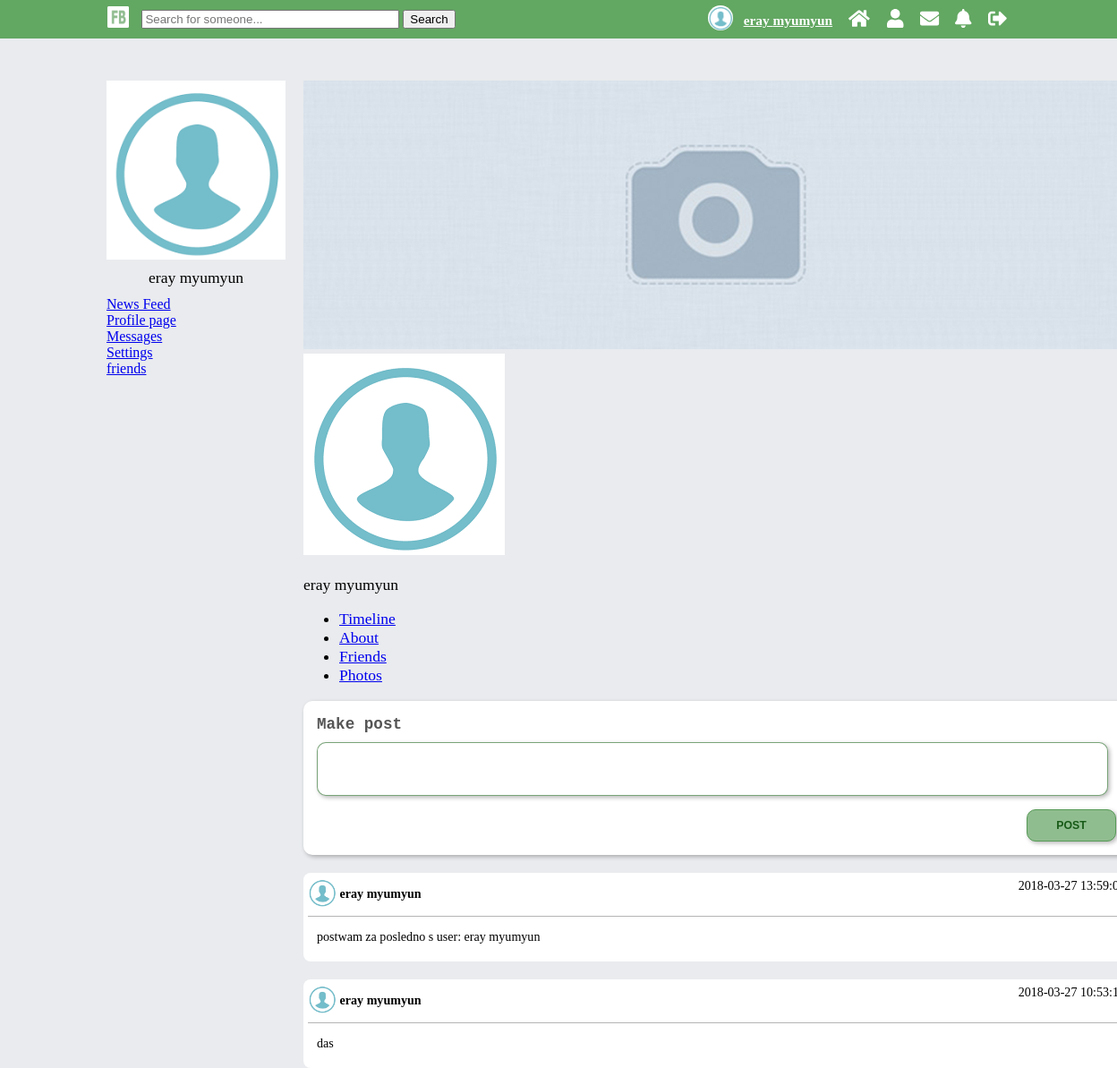
/V2.0/view/profile.php?id=4 (signed in), run on the app's committed database.
### tables this page shows
CREATE TABLE `users` (
  `id` int(11) NOT NULL,
  `first_name` varchar(45) DEFAULT NULL,
  `last_name` varchar(45) DEFAULT NULL,
  `email` varchar(100) NOT NULL,
  `password` varchar(150) NOT NULL,
  `reg_date` timestamp NOT NULL DEFAULT CURRENT_TIMESTAMP ON UPDATE CURRENT_TIMESTAMP,
  `gender` varchar(45) NOT NULL,
  `birthday` date NOT NULL,
  `relation_status` varchar(30) DEFAULT NULL,
  `profile_pic` varchar(200) NOT NULL,
  `profile_cover` varchar(200) NOT NULL
);

CREATE TABLE `posts` (
  `id` int(11) NOT NULL,
  `description` text NOT NULL,
  `create_date` timestamp NOT NULL DEFAULT CURRENT_TIMESTAMP ON UPDATE CURRENT_TIMESTAMP,
  `edit_date` datetime DEFAULT NULL,
  `user_id` int(11) NOT NULL
);

### V2.0/model/users_dao.php (called while the page is built, shortened)
<?php
function getUserInfo($user_id) {
    $pdo = $GLOBALS['pdo'];
    $statement = $pdo->prepare("SELECT profile_pic, profile_cover, id, first_name, last_name
                                FROM users
                                WHERE users.id = ?
                                ");
    $statement->execute(array($user_id));
    $result = $statement->fetch(PDO::FETCH_ASSOC);
    return $result;
}

### V2.0/model/posts_dao.php (called while the page is built, shortened)
<?php
function getOwnPosts($user_id) {
    $pdo = $GLOBALS['pdo'];
    $statement = $pdo->prepare("SELECT posts.id AS post_id, posts.description, posts.create_date, users.id AS user_id, users.first_name, users.last_name, users.profile_pic, users.profile_cover
                                FROM posts
                                JOIN users ON posts.user_id = users.id
                                WHERE users.id = ?
                                ORDER BY posts.create_date DESC;");
    $statement->execute(array($user_id));
    $result = $statement->fetchAll(PDO::FETCH_ASSOC);
    return $result;
}

### V2.0/view/profile.php (the view, shortened to what this page needs)
<?php
    require_once "../include/header.php";
    require_once  "../include/mainHeader.php";
?>
    <div id="left-col-grid">
        <div class="lwrap">
            <?php
                require_once  "../include/modules/leftProfileInfo.php";
                require_once  "../include/modules/leftNav.php";
            ?>
        </div>
    </div>
    <div id="content-grid">
        <div id="profileHolder">
            <div id="cover">
            <?php
                require_once "../model/users_dao.php";
                require_once "../model/posts_dao.php";
                if(isset($_GET['id'])){
                    $userIdInfo = getUserInfo(htmlentities($_GET['id']));
                    $profilePic = $userIdInfo["profile_pic"];
                    $profileCover = $userIdInfo["profile_cover"];
                    $userName = $userIdInfo["first_name"] . " " . $userIdInfo["last_name"];
                    $allPosts = getOwnPosts($_GET['id']);
                }
                else{
                    $profilePic = $_SESSION["logged"]["profile_pic"];
                    $profileCover = $_SESSION["logged"]["profile_cover"];
                    $allPosts = getOwnPosts($_SESSION["logged"]["id"]);
                }
            ?>
                <img  id="cover_img" src="<?php echo $profileCover; ?>" alt="user cover picture">
            </div>
            <?php
                if(isset($_GET["id"]) && $_GET["id"] != $_SESSION["logged"]["id"]){
                    ?>
                    <div id="userPictrue">
                        <img  id="cover_img" src="<?php echo $profilePic; ?>" alt="user profile picture">
                        <p><?php echo $userName; ?></p>
                    </div>
                    <?php
                }
            ?>
            <div id="profileUserNav">
                <ul>
                    <li><a href="#">Timeline</a></li>
                    <li><a href="#">About</a></li>
                    <li><a href="#">Friends</a></li>
                    <li><a href="#">Photos</a></li>
                </ul>
            </div>
        </div>
        <div class="post-container">
            <?php
                require_once "../include/modules/post-mod.php";
            ?>
            <div id="newsfeed">
                <?php
                foreach ($allPosts as $post) { ?>
                    <div class="post">
                        <div class="post-header">
                            <span><img class="postProfPic" src="<?php echo $post['profile_pic']; ?>" alt="profile picture"></span>
                            <span class="post-owner"><?php echo $post["first_name"] . " " . $post["last_name"]; ?></span>
                            <span class="post-date"><?php echo $post['create_date']; ?></span>
                        </div>
                        <div class="post-desc">
                            <p>
                                <?php echo $post["description"]; ?>
                            </p>
                        </div>
                    </div>
                <?php }?>
            </div>
        </div>
    </div>
<?php
    require_once "../include/mainFooter.php";
    require_once "../include/footer.php";
?>

### V2.0/assets/css/main.css (style rules this page uses)
body { font-size: 1.1em; padding: 0; background-color: #e9ebee; margin: 0; padding-top: 50px; }
#left-col-grid { grid-area: left; }
#content-grid { grid-area: main; height: 100vh; }
#left-col-grid { box-sizing: border-box; position: relative; width: 200px; }
#left-col-grid > *,#right-col-grid > * { position: fixed; width: inherit; }
img.postProfPic { height: 100%; border-radius: 100%; }
.post-header span { height: 32px;display: inline-block;vertical-align: top; }
.post { background: white; border-radius: 8px; padding: 5px; box-sizing: border-box; margin: 20px 0; }
.post-desc { padding: 0 10px; font-size: 0.8em; }
.post-header { font-size: 0.8em; border-bottom: 1px solid #b5b5b5; padding: 1px 0; }
span.post-owner { font-weight: bold; padding-top: 9px; }
span.post-date { float: right; }

### data on the page
users: profile_cover (placeholder picture), profile_pic (placeholder picture), userName "eray myumyun"
posts: user.profile_pic (placeholder picture), user.first_name "eray", user.last_name "myumyun", create_date "2018-03-27…", description "postwam za posledno s user: eray myumyun"
posts: user.profile_pic (placeholder picture), user.first_name "eray", user.last_name "myumyun", create_date "2018-03-27…", description "das"

### other printed values
$_SESSION["logged"]["first_name"] "eray"
$_SESSION["logged"]["last_name"] "myumyun"
